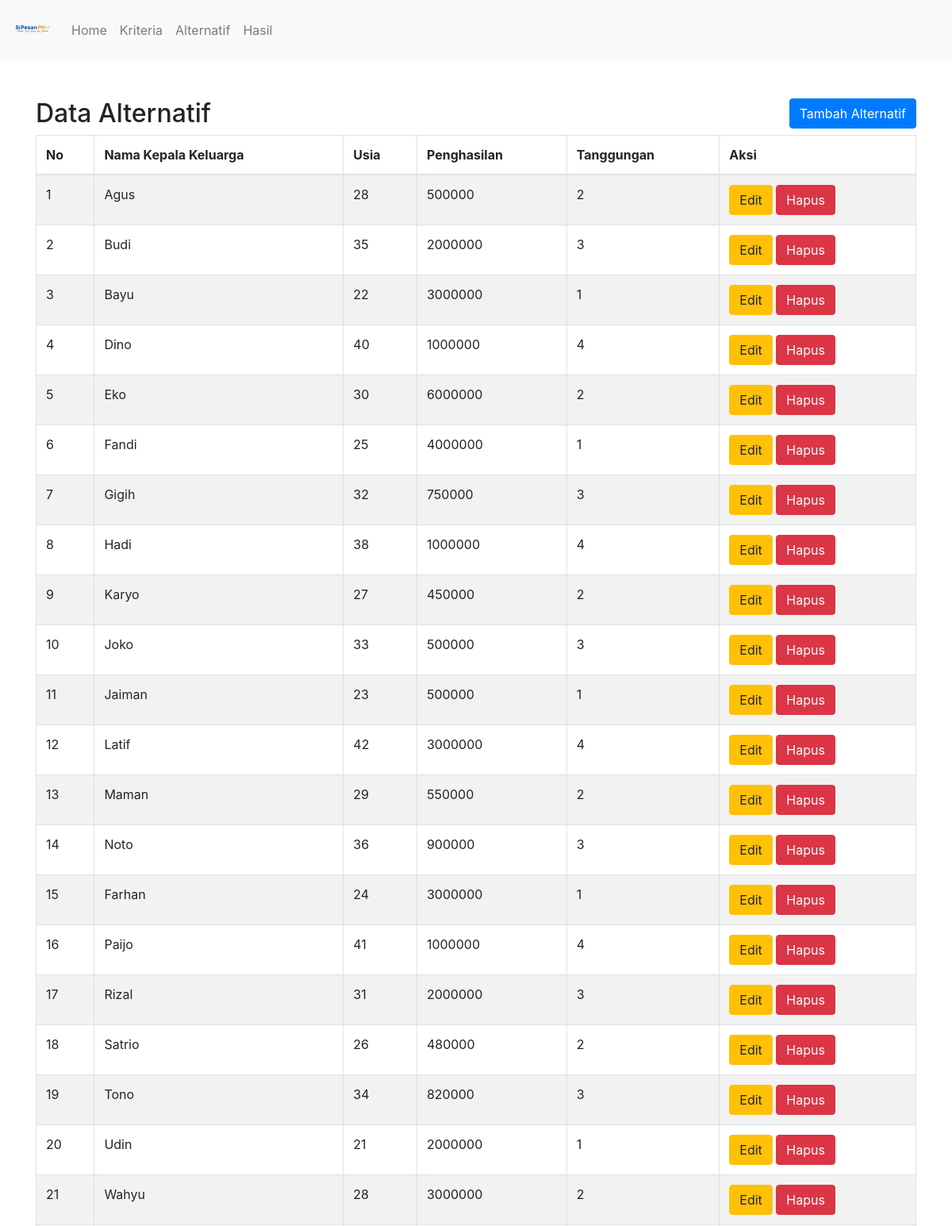
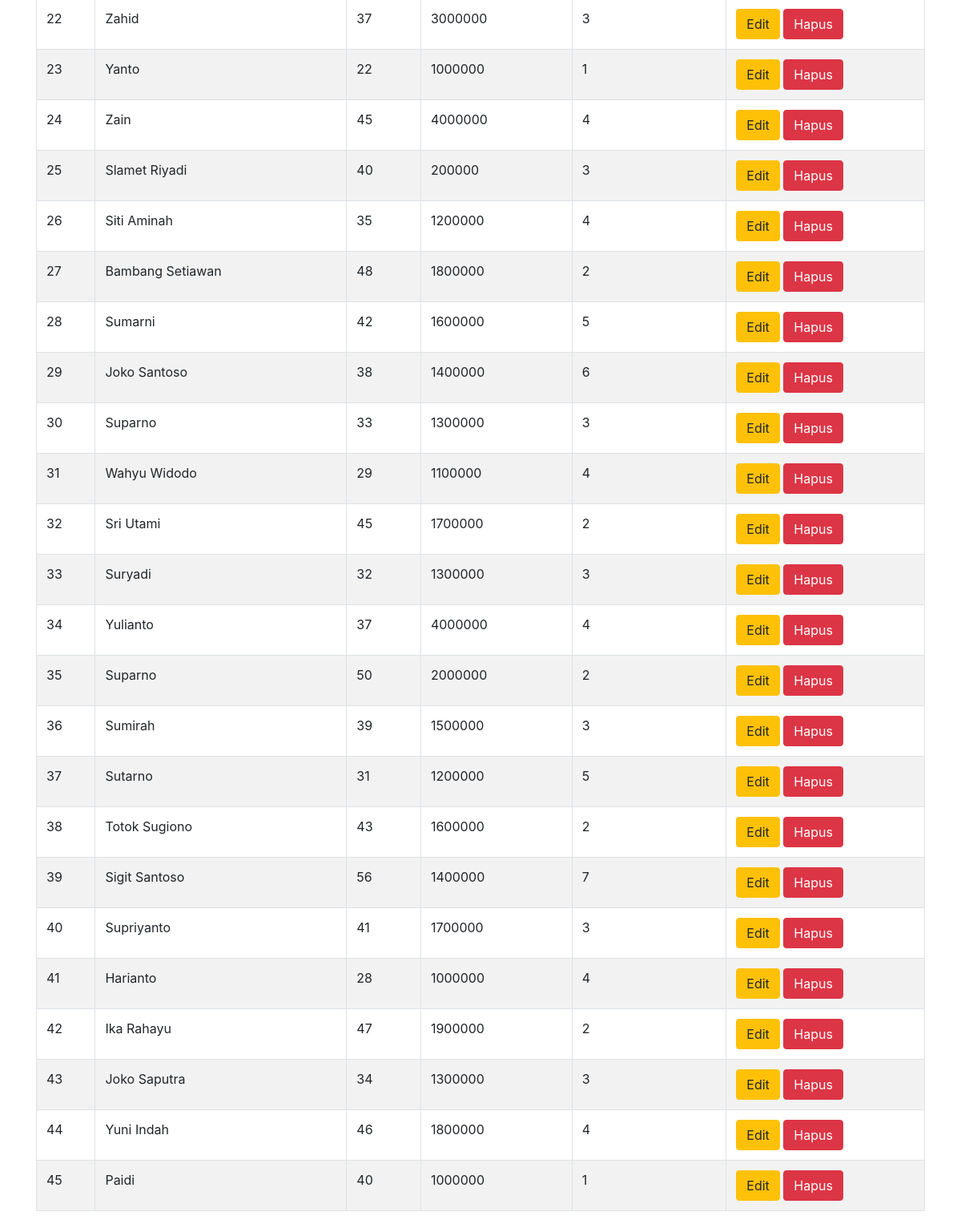
The page /alternatif.php on the database its author committed (2 pictures, top to bottom).
### tables this page shows
CREATE TABLE `alternatif` (
  `id_alternatif` int(11) NOT NULL AUTO_INCREMENT,
  `nama` varchar(255) DEFAULT NULL,
  `usia` int(11) DEFAULT NULL,
  `penghasilan` double DEFAULT NULL,
  `tanggungan` int(11) DEFAULT NULL,
  PRIMARY KEY (`id_alternatif`)
);

### alternatif.php (the view, shortened to what this page needs)
<?php
    include('config.php');
    $query = "SELECT * FROM alternatif ORDER BY id_alternatif ASC";
    $result = mysqli_query($koneksi, $query);
    $alternatif_data = array();
    while ($row = mysqli_fetch_assoc($result)) {
        $alternatif_data[] = $row;
    }
?>
<!DOCTYPE html>
<html lang="en">
<head>
    <link rel="stylesheet" href="https://stackpath.bootstrapcdn.com/bootstrap/4.5.2/css/bootstrap.min.css">
</head>
<body>
<?php include('navbar.php'); ?>
<div class="container mt-5">
    <div class="row">
        <div class="col-md-6">
            <h2>Data Alternatif</h2>
        </div>
        <div class="col-md-6 text-right">
            <a data-toggle="modal" data-target="#tambahalter" class="btn btn-primary">Tambah Alternatif</a>
        </div>
    </div>
    <table class="table table-bordered table-striped">
        <thead>
            <tr>
                <th>No</th>
                <th>Nama Kepala Keluarga</th>
                <th>Usia</th>
                <th>Penghasilan</th>
                <th>Tanggungan</th>
                <th>Aksi</th>
            </tr>
        </thead>
        <tbody>
            <?php foreach ($alternatif_data as $index => $alternatif) : ?>
                <tr>
                    <td><?php echo $index + 1; ?></td>
                    <td><?php echo $alternatif['nama']; ?></td>
                    <td><?php echo $alternatif['usia']; ?></td>
                    <td><?php echo $alternatif['penghasilan']; ?></td>
                    <td><?php echo $alternatif['tanggungan']; ?></td>
                    <td>
                        <button type="button" class="btn btn-warning" data-toggle="modal" data-target="#editModal<?php echo $index; ?>">Edit</button>
                        <button type="button" class="btn btn-danger" data-toggle="modal" data-target="#hapusModal<?php echo $index; ?>">Hapus</button>
                    </td>
                </tr>
            <?php endforeach; ?>
        </tbody>
    </table>
</div>
</body>
</html>

### navbar.php (shortened to what this page needs)
<!DOCTYPE html>
<html lang="en">
<head>
    <link rel="stylesheet" href="https://stackpath.bootstrapcdn.com/bootstrap/4.5.2/css/bootstrap.min.css">
</head>
<body>
<nav class="navbar navbar-expand-lg navbar-light bg-light">
    <a class="navbar-brand" href="index.php">
        <img src="assets/navbarlogo.png" alt="Navbar Logo" height="50" class="d-inline-block align-top">
    </a>
    <div class="collapse navbar-collapse" id="navbarNav">
        <ul class="navbar-nav">
            <li class="nav-item">
                <a class="nav-link" href="index.php">Home</a>
            </li>
            <li class="nav-item">
                <a class="nav-link" href="kriteria.php">Kriteria</a>
            </li>
            <li class="nav-item">
                <a class="nav-link" href="alternatif.php">Alternatif</a>
            </li>
            <li class="nav-item">
                <a class="nav-link" href="hasil.php">Hasil</a>
            </li>
        </ul>
    </div>
</nav>
</body>
</html>

### rows shown on the page
alternatif: nama "Agus", usia "28", penghasilan "500000", tanggungan "2"
alternatif: nama "Budi", usia "35", penghasilan "2000000", tanggungan "3"
alternatif: nama "Bayu", usia "22", penghasilan "3000000", tanggungan "1"
alternatif: nama "Dino", usia "40", penghasilan "1000000", tanggungan "4"
alternatif: nama "Eko", usia "30", penghasilan "6000000", tanggungan "2"
alternatif: nama "Fandi", usia "25", penghasilan "4000000", tanggungan "1"
alternatif: nama "Gigih", usia "32", penghasilan "750000", tanggungan "3"
alternatif: nama "Hadi", usia "38", penghasilan "1000000", tanggungan "4"
alternatif: nama "Karyo", usia "27", penghasilan "450000", tanggungan "2"
alternatif: nama "Joko", usia "33", penghasilan "500000", tanggungan "3"
alternatif: nama "Jaiman", usia "23", penghasilan "500000", tanggungan "1"
alternatif: nama "Latif", usia "42", penghasilan "3000000", tanggungan "4"
alternatif: nama "Maman", usia "29", penghasilan "550000", tanggungan "2"
alternatif: nama "Noto", usia "36", penghasilan "900000", tanggungan "3"
alternatif: nama "Farhan", usia "24", penghasilan "3000000", tanggungan "1"
alternatif: nama "Paijo", usia "41", penghasilan "1000000", tanggungan "4"
alternatif: nama "Rizal", usia "31", penghasilan "2000000", tanggungan "3"
alternatif: nama "Satrio", usia "26", penghasilan "480000", tanggungan "2"
alternatif: nama "Tono", usia "34", penghasilan "820000", tanggungan "3"
alternatif: nama "Udin", usia "21", penghasilan "2000000", tanggungan "1"
alternatif: nama "Wahyu", usia "28", penghasilan "3000000", tanggungan "2"
alternatif: nama "Zahid", usia "37", penghasilan "3000000", tanggungan "3"
alternatif: nama "Yanto", usia "22", penghasilan "1000000", tanggungan "1"
alternatif: nama "Zain", usia "45", penghasilan "4000000", tanggungan "4"
alternatif: nama "Slamet Riyadi", usia "40", penghasilan "200000", tanggungan "3"
alternatif: nama "Siti Aminah", usia "35", penghasilan "1200000", tanggungan "4"
alternatif: nama "Bambang Setiawan", usia "48", penghasilan "1800000", tanggungan "2"
alternatif: nama "Sumarni", usia "42", penghasilan "1600000", tanggungan "5"
alternatif: nama "Joko Santoso", usia "38", penghasilan "1400000", tanggungan "6"
alternatif: nama "Suparno", usia "33", penghasilan "1300000", tanggungan "3"
alternatif: nama "Wahyu Widodo", usia "29", penghasilan "1100000", tanggungan "4"
alternatif: nama "Sri Utami", usia "45", penghasilan "1700000", tanggungan "2"
alternatif: nama "Suryadi", usia "32", penghasilan "1300000", tanggungan "3"
alternatif: nama "Yulianto", usia "37", penghasilan "4000000", tanggungan "4"
alternatif: nama "Suparno", usia "50", penghasilan "2000000", tanggungan "2"
alternatif: nama "Sumirah", usia "39", penghasilan "1500000", tanggungan "3"
alternatif: nama "Sutarno", usia "31", penghasilan "1200000", tanggungan "5"
alternatif: nama "Totok Sugiono", usia "43", penghasilan "1600000", tanggungan "2"
alternatif: nama "Sigit Santoso", usia "56", penghasilan "1400000", tanggungan "7"
alternatif: nama "Supriyanto", usia "41", penghasilan "1700000", tanggungan "3"
alternatif: nama "Harianto", usia "28", penghasilan "1000000", tanggungan "4"
alternatif: nama "Ika Rahayu", usia "47", penghasilan "1900000", tanggungan "2"
alternatif: nama "Joko Saputra", usia "34", penghasilan "1300000", tanggungan "3"
alternatif: nama "Yuni Indah", usia "46", penghasilan "1800000", tanggungan "4"
alternatif: nama "Paidi", usia "40", penghasilan "1000000", tanggungan "1"
